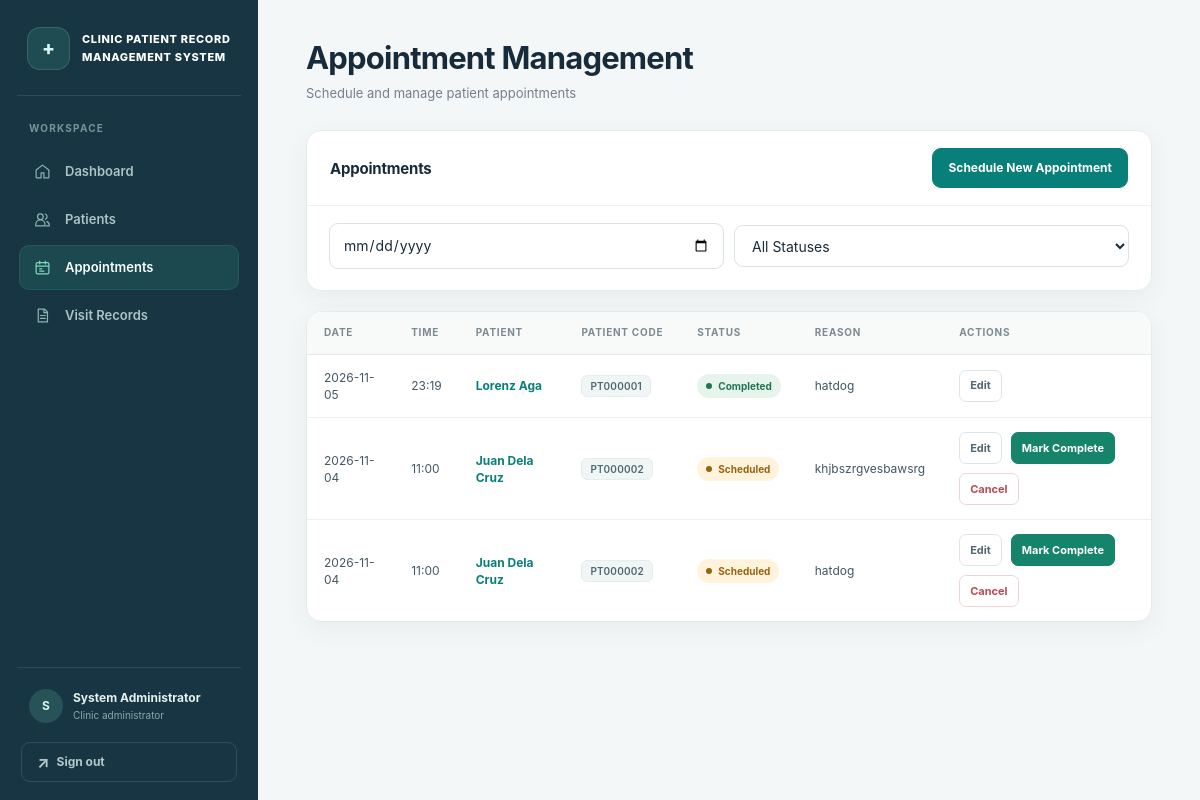
Before: /appointments (signed in) with the older database file.
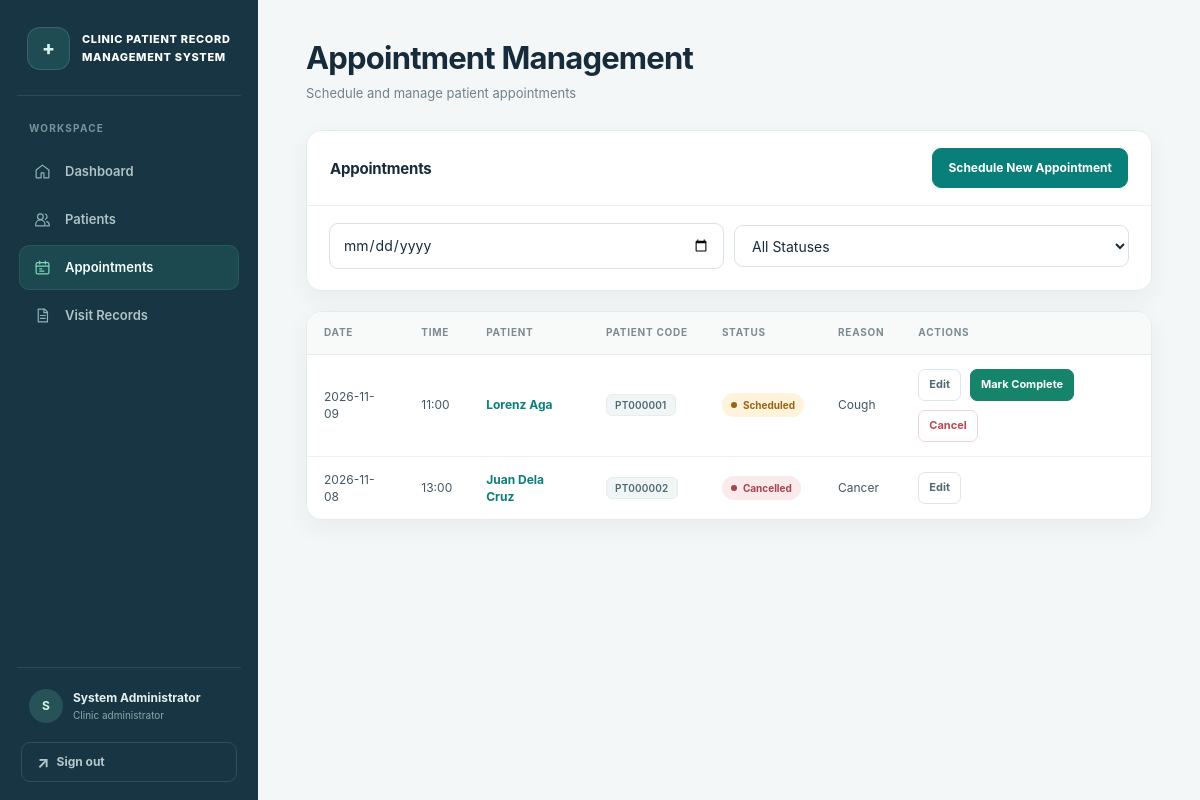
After: the same page with the newer database file.
### tables this page shows
CREATE TABLE appointments (
    appointment_id INTEGER PRIMARY KEY AUTOINCREMENT,
    patient_id INTEGER NOT NULL,
    visit_date TEXT NOT NULL,
    time TEXT NOT NULL,
    status TEXT NOT NULL DEFAULT 'Scheduled',
    reason TEXT,
    created_at TEXT NOT NULL DEFAULT CURRENT_TIMESTAMP,
    updated_at TEXT NOT NULL DEFAULT CURRENT_TIMESTAMP,
    FOREIGN KEY (patient_id) REFERENCES patients(patient_id) ON DELETE CASCADE,
    CHECK (status IN ('Scheduled', 'Completed', 'Cancelled'))
);

CREATE TABLE patients (
    patient_id INTEGER PRIMARY KEY AUTOINCREMENT,
    patient_code TEXT UNIQUE NOT NULL,
    name TEXT NOT NULL,
    contact TEXT,
    date_of_birth TEXT,
    address TEXT,
    created_at TEXT NOT NULL DEFAULT CURRENT_TIMESTAMP,
    updated_at TEXT NOT NULL DEFAULT CURRENT_TIMESTAMP
);

### app.py (the view)
@app.route('/appointments')
@login_required
def appointments():
    filter_date = request.args.get('date', '').strip()
    filter_status = request.args.get('status', '').strip()
    if filter_date or filter_status:
        appointments_list = db.filter_appointments(
            date=filter_date if filter_date else None,
            status=filter_status if filter_status else None
        )
    else:
        appointments_list = db.get_all_appointments()
    return render_template('appointments.html', appointments=appointments_list,
                         filter_date=filter_date, filter_status=filter_status)

### app.py (called while the page is built)
@app.after_request
def prevent_auth_page_caching(response):
    if request.endpoint in {'login', 'logout'}:
        response.headers['Cache-Control'] = 'no-store, no-cache, must-revalidate, max-age=0'
        response.headers['Pragma'] = 'no-cache'
        response.headers['Expires'] = '0'
    return response

def login_required(f):
    @wraps(f)
    def decorated_function(*args, **kwargs):
        if 'user_id' not in session:
            flash('Please log in to access this page.', 'error')
            return redirect(url_for('login'))
        return f(*args, **kwargs)
    return decorated_function

### database.py (called while the page is built)
def get_db_connection():
    conn = sqlite3.connect(DATABASE_PATH)
    conn.row_factory = sqlite3.Row
    conn.execute('PRAGMA foreign_keys = ON')
    return conn

def get_all_appointments():
    conn = get_db_connection()
    appointments = conn.execute(
        '''SELECT a.*, p.name, p.patient_code
           FROM appointments a
           JOIN patients p ON a.patient_id = p.patient_id
           ORDER BY a.visit_date DESC, a.time DESC'''
    ).fetchall()
    conn.close()
    return appointments

### templates/appointments.html (shortened to what this page needs)
{% extends "base.html" %}
{% block content %}
<div class="content-header">
    <h1>Appointment Management</h1>
    <p>Schedule and manage patient appointments</p>
</div>
<div class="card">
    <div class="card-header">
        <h2>Appointments</h2>
        <a href="{{ url_for('schedule_appointment') }}" class="btn btn-primary">Schedule New Appointment</a>
    </div>
    <form method="GET" action="{{ url_for('appointments') }}" class="filter-bar" data-auto-submit>
        <div class="form-group">
            <input type="date" name="date" class="form-input" value="{{ filter_date }}" data-auto-submit-change aria-label="Filter appointments by date">
        </div>
        <div class="form-group">
            <select name="status" class="form-select" data-auto-submit-change aria-label="Filter appointments by status">
                <option value="">All Statuses</option>
            </select>
        </div>
    </form>
</div>
{% if appointments %}
<div class="card">
    <div class="table-container">
        <table class="data-table">
            <thead>
                <tr>
                    <th>Date</th>
                    <th>Time</th>
                    <th>Patient</th>
                    <th>Patient Code</th>
                    <th>Status</th>
                    <th>Reason</th>
                    <th>Actions</th>
                </tr>
            </thead>
            <tbody>
                {% for appointment in appointments %}
                <tr>
                    <td>{{ appointment.visit_date }}</td>
                    <td>{{ appointment.time }}</td>
                    <td><a href="{{ url_for('patient_details', patient_id=appointment.patient_id) }}">{{ appointment.name }}</a></td>
                    <td><span class="patient-code">{{ appointment.patient_code }}</span></td>
                    <td>
                        <span class="status-badge status-{{ appointment.status.lower() }}">{{ appointment.status }}</span>
                    </td>
                    <td>{{ appointment.reason or '—' }}</td>
                    <td>
                        <div class="action-buttons">
                            <a href="{{ url_for('edit_appointment', appointment_id=appointment.appointment_id) }}" class="btn btn-secondary btn-small">Edit</a>
                            {% if appointment.status == 'Scheduled' %}
                            <form method="POST" action="{{ url_for('complete_appointment', appointment_id=appointment.appointment_id) }}" onsubmit="return confirm('Mark this appointment as completed?');">
                                <button type="submit" class="btn btn-success btn-small">Mark Complete</button>
                            </form>
                            <form method="POST" action="{{ url_for('cancel_appointment', appointment_id=appointment.appointment_id) }}" onsubmit="return confirm('Cancel this appointment?');">
                                <button type="submit" class="btn btn-danger btn-small">Cancel</button>
                            </form>
                            {% endif %}
                        </div>
                    </td>
                </tr>
                {% endfor %}
            </tbody>
        </table>
    </div>
</div>
{% endif %}
{% endblock %}

### templates/base.html (shortened to what this page needs)
<!DOCTYPE html>
<html lang="en">
<head>
    <link rel="stylesheet" href="{{ url_for('static', filename='css/style.css') }}">
</head>
<body>
    {% if session.get('user_id') %}
    <div class="app-container">
        <aside class="sidebar">
            <div class="sidebar-header">
                <span class="brand-mark" aria-hidden="true">+</span>
                <h2>CLINIC PATIENT RECORD MANAGEMENT SYSTEM</h2>
            </div>
            <div class="nav-caption">Workspace</div>
            <nav class="sidebar-nav" aria-label="Main navigation">
                <a href="{{ url_for('dashboard') }}" class="nav-item {% if request.endpoint == 'dashboard' %}active{% endif %}" aria-label="Dashboard"><span class="nav-icon" aria-hidden="true"><svg viewBox="0 0 24 24"><path d="m3 10 9-7 9 7v10a1 1 0 0 1-1 1h-6v-7h-4v7H4a1 1 0 0 1-1-1z"/></svg></span><span class="nav-label">Dashboard</span></a>
                <a href="{{ url_for('patients') }}" class="nav-item {% if request.endpoint in ['patients', 'register_patient', 'patient_details', 'edit_patient'] %}active{% endif %}" aria-label="Patients"><span class="nav-icon" aria-hidden="true"><svg viewBox="0 0 24 24"><circle cx="9" cy="8" r="4"/><path d="M2.5 21v-2a6.5 6.5 0 0 1 13 0v2zM16 4.3a4 4 0 0 1 0 7.4M18 15a5 5 0 0 1 3.5 4.8V21h-4"/></svg></span><span class="nav-label">Patients</span></a>
                <a href="{{ url_for('appointments') }}" class="nav-item {% if request.endpoint in ['appointments', 'schedule_appointment', 'edit_appointment'] %}active{% endif %}" aria-label="Appointments"><span class="nav-icon" aria-hidden="true"><svg viewBox="0 0 24 24"><rect x="3" y="5" width="18" height="16" rx="2"/><path d="M16 3v4M8 3v4M3 10h18M8 14h3M8 17h6"/></svg></span><span class="nav-label">Appointments</span></a>
                <a href="{{ url_for('visits') }}" class="nav-item {% if request.endpoint in ['visits', 'record_visit', 'patient_visits'] %}active{% endif %}" aria-label="Visit Records"><span class="nav-icon" aria-hidden="true"><svg viewBox="0 0 24 24"><path d="M6 3h9l4 4v14H6zM14 3v5h5M9 12h7M9 16h7"/></svg></span><span class="nav-label">Visit Records</span></a>
            </nav>
            <div class="sidebar-footer">
                <div class="sidebar-user">
                    <span class="avatar" aria-hidden="true">{{ session.get('full_name', 'U')[:1] }}</span>
                    <span><strong>{{ session.get('full_name') }}</strong><small>Clinic administrator</small></span>
                </div>
                <a href="{{ url_for('logout') }}" class="btn btn-secondary" aria-label="Sign out"><span class="signout-icon" aria-hidden="true">↗</span><span class="sidebar-label">Sign out</span></a>
            </div>
        </aside>
        <main class="main-content">
            <div class="content-inner">
                {% block content %}{% endblock %}
            </div>
        </main>
    </div>
    {% else %}
    {% block login_content %}{% endblock %}
    {% endif %}
</body>
</html>

Changed rows visible on the page:
removed appointments: visit_date "2026-11-05", time "23:19", name "Lorenz Aga", patient_code "PT000001", status "Completed", reason "hatdog"
removed appointments: visit_date "2026-11-04", time "11:00", name "Juan Dela Cruz", patient_code "PT000002", status "Scheduled", reason "khjbszrgvesbawsrg"
removed appointments: visit_date "2026-11-04", time "11:00", name "Juan Dela Cruz", patient_code "PT000002", status "Scheduled", reason "hatdog"
added appointments: visit_date "2026-11-09", time "11:00", name "Lorenz Aga", patient_code "PT000001", status "Scheduled", reason "Cough"
added appointments: visit_date "2026-11-08", time "13:00", name "Juan Dela Cruz", patient_code "PT000002", status "Cancelled", reason "Cancer"
